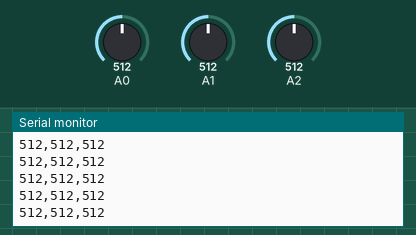
Recording of a sketch running on a simulated Arduino Uno, built with avr-gcc and run on an emulated ATmega328P. On the bench: the last lines printed to the serial monitor. The test bench sets the inputs (shaded band); at power-on: A0 = 512, A1 = 512, A2 = 512.

Above: at 8.7 s.
8.8 s: A0 set to 991
At 8.88 s:
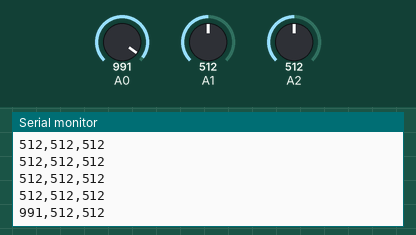
11.8 s: A0 set to 1008
At 11.8 s:
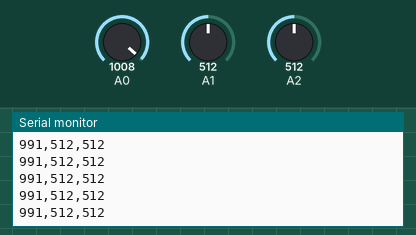
Timing chart, 0 to 14.3 s (numbered marks = the images above; inputs shaded):
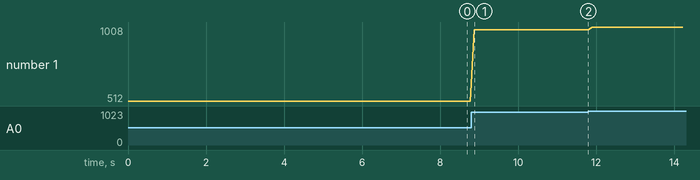

The sketch:

Arduino_sketch_send_data_simple_v1.ino
```cpp
void setup(){
  Serial.begin(9600);
}

void loop(){
  Serial.print(analogRead(0));
  Serial.print(',');
  Serial.print(analogRead(1));
  Serial.print(',');
  Serial.print(analogRead(2));
  Serial.println();
  delay(100);
}
```

Measured:
- after the input at 8.8 s, the serial monitor: prints a new line after 0.07 s (image 1)
- plotted number 1: 512 → 991 after the input at 8.8 s, 991 → 1008 after the input at 11.8 s
